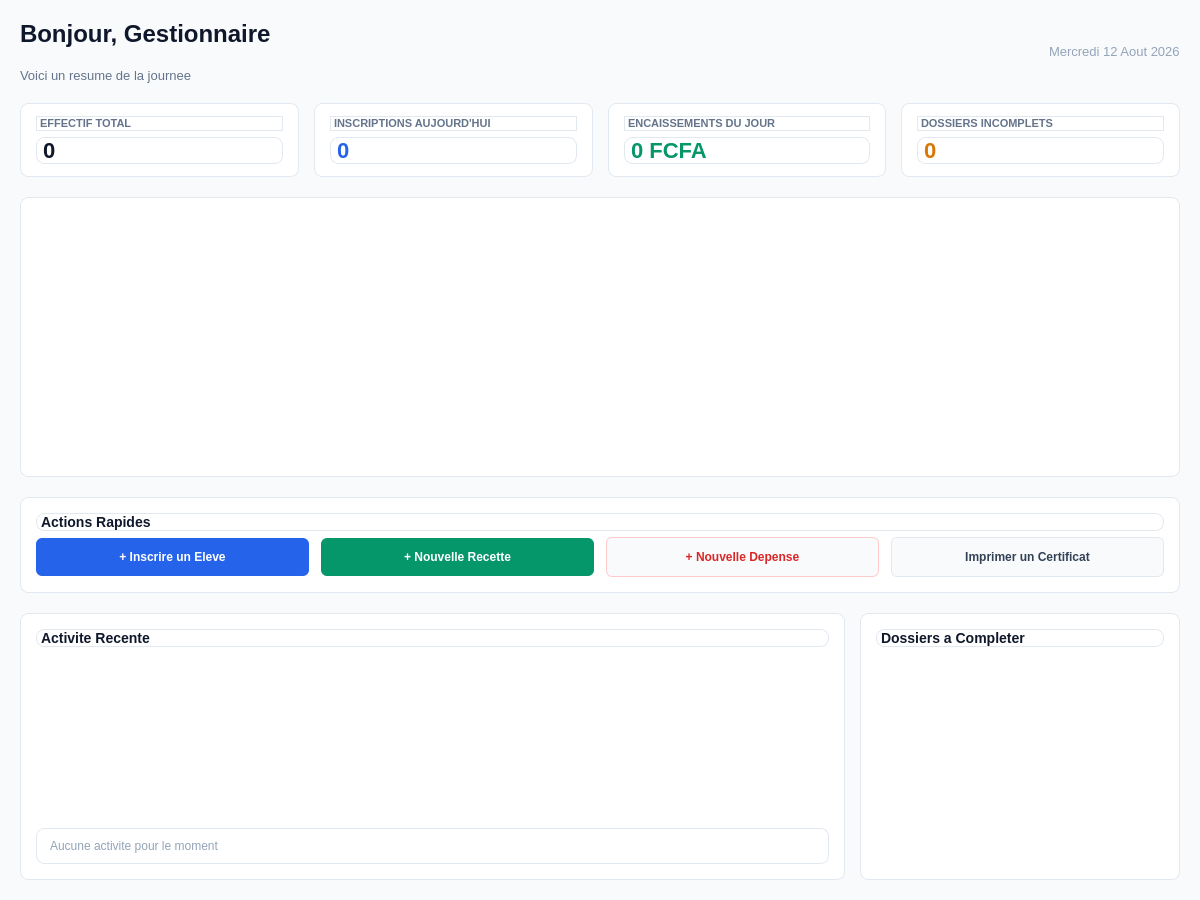
<?xml version="1.0" encoding="UTF-8"?>
<ui version="4.0">
 <class>PageGestionnaire</class>
 <widget class="QWidget" name="PageGestionnaire">
  <property name="geometry">
   <rect>
    <x>0</x>
    <y>0</y>
    <width>1200</width>
    <height>900</height>
   </rect>
  </property>
  <property name="windowTitle">
   <string>Espace Gestionnaire</string>
  </property>
  <property name="styleSheet">
   <string>background-color: #f8fafc; font-family: 'Segoe UI', sans-serif;</string>
  </property>
  <layout class="QVBoxLayout" name="mainLayout">
   <property name="spacing">
    <number>20</number>
   </property>
   <property name="leftMargin">
    <number>20</number>
   </property>
   <property name="topMargin">
    <number>20</number>
   </property>
   <property name="rightMargin">
    <number>20</number>
   </property>
   <property name="bottomMargin">
    <number>20</number>
   </property>

   <!-- EN-TETE : salutation personnalisee, mise a jour par le controller au login -->
   <item>
    <layout class="QHBoxLayout" name="headerLayout">
     <item>
      <layout class="QVBoxLayout" name="titleLayout">
       <item>
        <widget class="QLabel" name="lbl_title">
         <property name="styleSheet">
          <string>color: #0f172a; font-size: 24px; font-weight: bold;</string>
         </property>
         <property name="text">
          <string>Bonjour, Gestionnaire</string>
         </property>
        </widget>
       </item>
       <item>
        <widget class="QLabel" name="lbl_subtitle">
         <property name="styleSheet">
          <string>color: #64748b; font-size: 13px;</string>
         </property>
         <property name="text">
          <string>Voici un resume de la journee</string>
         </property>
        </widget>
       </item>
      </layout>
     </item>
     <item>
      <spacer name="headerSpacer">
       <property name="orientation">
        <enum>Qt::Horizontal</enum>
       </property>
       <property name="sizeHint" stdset="0">
        <size>
         <width>40</width>
         <height>20</height>
        </size>
       </property>
      </spacer>
     </item>
     <item>
      <widget class="QLabel" name="lbl_date">
       <property name="styleSheet">
        <string>color: #94a3b8; font-size: 13px;</string>
       </property>
       <property name="text">
        <string>Mercredi 12 Aout 2026</string>
       </property>
      </widget>
     </item>
    </layout>
   </item>

   <!-- CARTES KPI DU JOUR -->
   <item>
    <layout class="QHBoxLayout" name="kpiLayout">
     <property name="spacing">
      <number>15</number>
     </property>
     <item>
      <widget class="QFrame" name="card_effectifs">
       <property name="styleSheet">
        <string>background-color: #ffffff; border: 1px solid #e2e8f0; border-radius: 8px;</string>
       </property>
       <layout class="QVBoxLayout" name="layout_card_effectifs">
        <property name="leftMargin">
         <number>15</number>
        </property>
        <property name="topMargin">
         <number>12</number>
        </property>
        <property name="rightMargin">
         <number>15</number>
        </property>
        <property name="bottomMargin">
         <number>12</number>
        </property>
        <item>
         <widget class="QLabel" name="lbl_kpi1_titre">
          <property name="styleSheet">
           <string>color: #64748b; font-size: 11px; font-weight: bold;</string>
          </property>
          <property name="text">
           <string>EFFECTIF TOTAL</string>
          </property>
         </widget>
        </item>
        <item>
         <widget class="QLabel" name="lbl_kpi1_valeur">
          <property name="styleSheet">
           <string>color: #0f172a; font-size: 22px; font-weight: bold;</string>
          </property>
          <property name="text">
           <string>0</string>
          </property>
         </widget>
        </item>
       </layout>
      </widget>
     </item>
     <item>
      <widget class="QFrame" name="card_inscriptions_jour">
       <property name="styleSheet">
        <string>background-color: #ffffff; border: 1px solid #e2e8f0; border-radius: 8px;</string>
       </property>
       <layout class="QVBoxLayout" name="layout_card_inscriptions">
        <property name="leftMargin">
         <number>15</number>
        </property>
        <property name="topMargin">
         <number>12</number>
        </property>
        <property name="rightMargin">
         <number>15</number>
        </property>
        <property name="bottomMargin">
         <number>12</number>
        </property>
        <item>
         <widget class="QLabel" name="lbl_kpi2_titre">
          <property name="styleSheet">
           <string>color: #64748b; font-size: 11px; font-weight: bold;</string>
          </property>
          <property name="text">
           <string>INSCRIPTIONS AUJOURD'HUI</string>
          </property>
         </widget>
        </item>
        <item>
         <widget class="QLabel" name="lbl_kpi2_valeur">
          <property name="styleSheet">
           <string>color: #2563eb; font-size: 22px; font-weight: bold;</string>
          </property>
          <property name="text">
           <string>0</string>
          </property>
         </widget>
        </item>
       </layout>
      </widget>
     </item>
     <item>
      <widget class="QFrame" name="card_caisse_jour">
       <property name="styleSheet">
        <string>background-color: #ffffff; border: 1px solid #e2e8f0; border-radius: 8px;</string>
       </property>
       <layout class="QVBoxLayout" name="layout_card_caisse">
        <property name="leftMargin">
         <number>15</number>
        </property>
        <property name="topMargin">
         <number>12</number>
        </property>
        <property name="rightMargin">
         <number>15</number>
        </property>
        <property name="bottomMargin">
         <number>12</number>
        </property>
        <item>
         <widget class="QLabel" name="lbl_kpi3_titre">
          <property name="styleSheet">
           <string>color: #64748b; font-size: 11px; font-weight: bold;</string>
          </property>
          <property name="text">
           <string>ENCAISSEMENTS DU JOUR</string>
          </property>
         </widget>
        </item>
        <item>
         <widget class="QLabel" name="lbl_kpi3_valeur">
          <property name="styleSheet">
           <string>color: #059669; font-size: 22px; font-weight: bold;</string>
          </property>
          <property name="text">
           <string>0 FCFA</string>
          </property>
         </widget>
        </item>
       </layout>
      </widget>
     </item>
     <item>
      <widget class="QFrame" name="card_taches">
       <property name="styleSheet">
        <string>background-color: #ffffff; border: 1px solid #e2e8f0; border-radius: 8px;</string>
       </property>
       <layout class="QVBoxLayout" name="layout_card_taches">
        <property name="leftMargin">
         <number>15</number>
        </property>
        <property name="topMargin">
         <number>12</number>
        </property>
        <property name="rightMargin">
         <number>15</number>
        </property>
        <property name="bottomMargin">
         <number>12</number>
        </property>
        <item>
         <widget class="QLabel" name="lbl_kpi4_titre">
          <property name="styleSheet">
           <string>color: #64748b; font-size: 11px; font-weight: bold;</string>
          </property>
          <property name="text">
           <string>DOSSIERS INCOMPLETS</string>
          </property>
         </widget>
        </item>
        <item>
         <widget class="QLabel" name="lbl_kpi4_valeur">
          <property name="styleSheet">
           <string>color: #d97706; font-size: 22px; font-weight: bold;</string>
          </property>
          <property name="text">
           <string>0</string>
          </property>
         </widget>
        </item>
       </layout>
      </widget>
     </item>
    </layout>
   </item>

   <!-- GRAPHIQUES : repartition des statuts des eleves (graphe circulaire) -->
   <item>
    <widget class="QFrame" name="container_chart_statuts">
     <property name="minimumSize">
      <size>
       <width>0</width>
       <height>280</height>
      </size>
     </property>
     <property name="styleSheet">
      <string>background-color: #ffffff; border: 1px solid #e2e8f0; border-radius: 8px;</string>
     </property>
     <layout class="QVBoxLayout" name="layout_chart_statuts">
      <property name="leftMargin"><number>15</number></property>
      <property name="topMargin"><number>12</number></property>
      <property name="rightMargin"><number>15</number></property>
      <property name="bottomMargin"><number>12</number></property>
     </layout>
    </widget>
   </item>

   <!-- ACTIONS RAPIDES : le coeur du travail quotidien du gestionnaire -->
   <item>
    <widget class="QFrame" name="card_actions_rapides">
     <property name="styleSheet">
      <string>background-color: #ffffff; border: 1px solid #e2e8f0; border-radius: 8px;</string>
     </property>
     <layout class="QVBoxLayout" name="layout_actions_rapides">
      <property name="leftMargin">
       <number>15</number>
      </property>
      <property name="topMargin">
       <number>15</number>
      </property>
      <property name="rightMargin">
       <number>15</number>
      </property>
      <property name="bottomMargin">
       <number>15</number>
      </property>
      <item>
       <widget class="QLabel" name="lbl_actions_titre">
        <property name="styleSheet">
         <string>color: #0f172a; font-weight: bold; font-size: 14px;</string>
        </property>
        <property name="text">
         <string>Actions Rapides</string>
        </property>
       </widget>
      </item>
      <item>
       <layout class="QHBoxLayout" name="actionsButtonsLayout">
        <property name="spacing">
         <number>12</number>
        </property>
        <item>
         <widget class="QPushButton" name="btn_quick_inscrire">
          <property name="cursor">
           <cursorShape>PointingHandCursor</cursorShape>
          </property>
          <property name="styleSheet">
           <string>background-color: #2563eb; color: #ffffff; border: none; border-radius: 6px; padding: 12px; font-weight: bold;</string>
          </property>
          <property name="text">
           <string>+ Inscrire un Eleve</string>
          </property>
         </widget>
        </item>
        <item>
         <widget class="QPushButton" name="btn_quick_recette">
          <property name="cursor">
           <cursorShape>PointingHandCursor</cursorShape>
          </property>
          <property name="styleSheet">
           <string>background-color: #059669; color: #ffffff; border: none; border-radius: 6px; padding: 12px; font-weight: bold;</string>
          </property>
          <property name="text">
           <string>+ Nouvelle Recette</string>
          </property>
         </widget>
        </item>
        <item>
         <widget class="QPushButton" name="btn_quick_depense">
          <property name="cursor">
           <cursorShape>PointingHandCursor</cursorShape>
          </property>
          <property name="styleSheet">
           <string>background-color: #f8fafc; color: #dc2626; border: 1px solid #fecaca; border-radius: 6px; padding: 12px; font-weight: bold;</string>
          </property>
          <property name="text">
           <string>+ Nouvelle Depense</string>
          </property>
         </widget>
        </item>
        <item>
         <widget class="QPushButton" name="btn_quick_certificat">
          <property name="cursor">
           <cursorShape>PointingHandCursor</cursorShape>
          </property>
          <property name="styleSheet">
           <string>background-color: #f8fafc; color: #334155; border: 1px solid #e2e8f0; border-radius: 6px; padding: 12px; font-weight: bold;</string>
          </property>
          <property name="text">
           <string>Imprimer un Certificat</string>
          </property>
         </widget>
        </item>
       </layout>
      </item>
     </layout>
    </widget>
   </item>

   <!-- ACTIVITE RECENTE + DOSSIERS A COMPLETER -->
   <item>
    <layout class="QHBoxLayout" name="bottomLayout">
     <property name="spacing">
      <number>15</number>
     </property>
     <item>
      <widget class="QFrame" name="card_activite">
       <property name="styleSheet">
        <string>background-color: #ffffff; border: 1px solid #e2e8f0; border-radius: 8px;</string>
       </property>
       <layout class="QVBoxLayout" name="layout_activite">
        <property name="leftMargin">
         <number>15</number>
        </property>
        <property name="topMargin">
         <number>15</number>
        </property>
        <property name="rightMargin">
         <number>15</number>
        </property>
        <property name="bottomMargin">
         <number>15</number>
        </property>
        <item>
         <widget class="QLabel" name="lbl_activite_titre">
          <property name="styleSheet">
           <string>color: #0f172a; font-weight: bold; font-size: 14px;</string>
          </property>
          <property name="text">
           <string>Activite Recente</string>
          </property>
         </widget>
        </item>
        <item>
         <widget class="QListWidget" name="list_activite_recente">
          <property name="styleSheet">
           <string>border: none; font-size: 13px;</string>
          </property>
         </widget>
        </item>
        <item>
         <widget class="QLabel" name="lbl_activite_empty">
          <property name="styleSheet">
           <string>color: #94a3b8; font-size: 12px; padding: 10px; qproperty-alignment: AlignCenter;</string>
          </property>
          <property name="text">
           <string>Aucune activite pour le moment</string>
          </property>
          <property name="visible">
           <bool>false</bool>
          </property>
         </widget>
        </item>
       </layout>
      </widget>
     </item>
     <item>
      <widget class="QFrame" name="card_dossiers_incomplets">
       <property name="minimumSize">
        <size>
         <width>320</width>
         <height>0</height>
        </size>
       </property>
       <property name="maximumSize">
        <size>
         <width>320</width>
         <height>16777215</height>
        </size>
       </property>
       <property name="styleSheet">
        <string>background-color: #ffffff; border: 1px solid #e2e8f0; border-radius: 8px;</string>
       </property>
       <layout class="QVBoxLayout" name="layout_dossiers">
        <property name="leftMargin">
         <number>15</number>
        </property>
        <property name="topMargin">
         <number>15</number>
        </property>
        <property name="rightMargin">
         <number>15</number>
        </property>
        <property name="bottomMargin">
         <number>15</number>
        </property>
        <item>
         <widget class="QLabel" name="lbl_dossiers_titre">
          <property name="styleSheet">
           <string>color: #0f172a; font-weight: bold; font-size: 14px;</string>
          </property>
          <property name="text">
           <string>Dossiers a Completer</string>
          </property>
         </widget>
        </item>
        <item>
         <widget class="QListWidget" name="list_dossiers_incomplets">
          <property name="styleSheet">
           <string>border: none; font-size: 13px;</string>
          </property>
         </widget>
        </item>
       </layout>
      </widget>
     </item>
    </layout>
   </item>

  </layout>
 </widget>
 <resources/>
 <connections/>
</ui>
